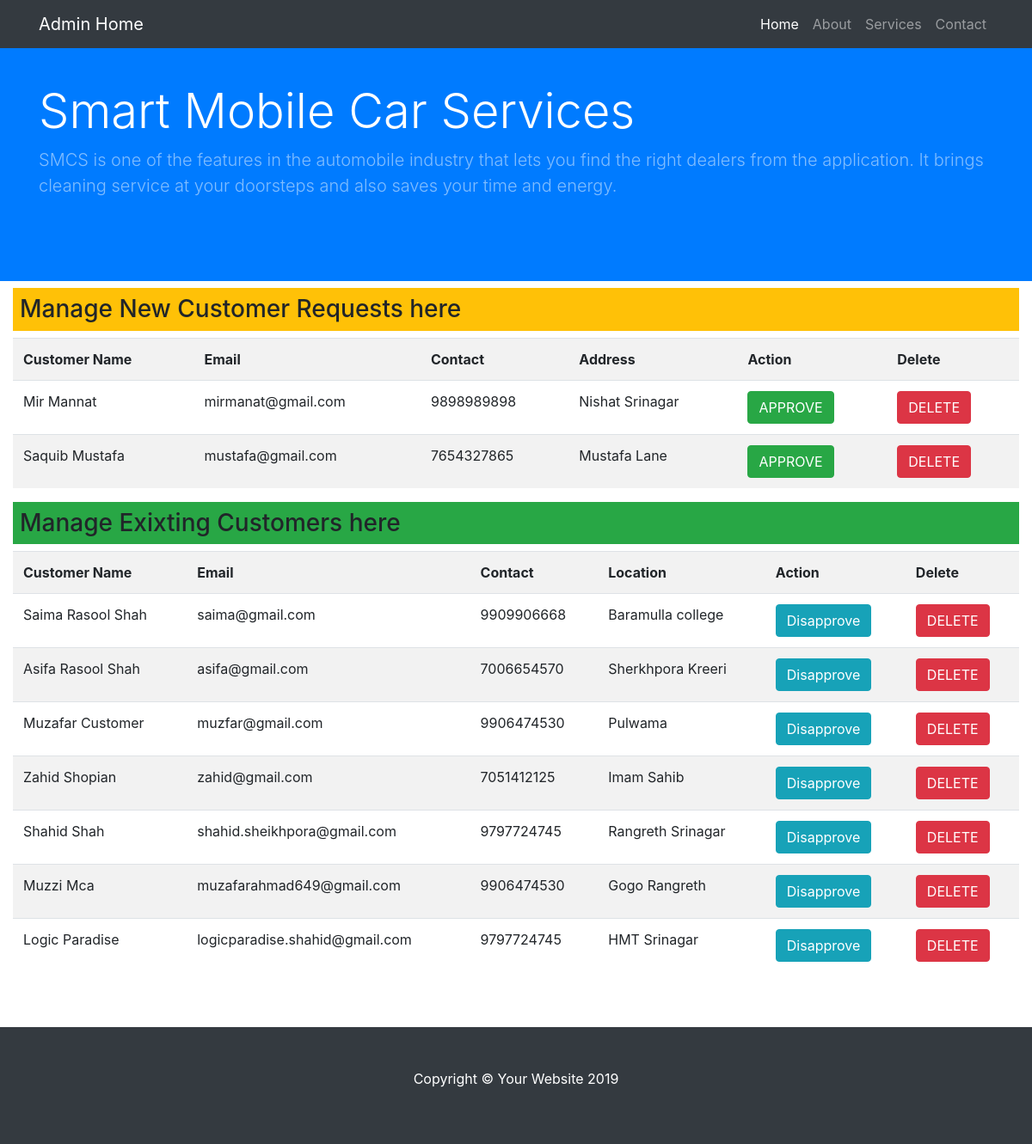
The page /admin/CustomerManagement.php (signed in) on the database its author committed.
### tables this page shows
CREATE TABLE `customerlogin` (
  `id` int(8) NOT NULL,
  `firstname` varchar(30) NOT NULL,
  `lastname` varchar(30) NOT NULL,
  `phone` varchar(13) NOT NULL,
  `email` varchar(40) NOT NULL,
  `address` varchar(60) NOT NULL,
  `password` varchar(40) NOT NULL,
  `status` int(2) NOT NULL DEFAULT '0'
);

### admin/CustomerManagement.php (the view, shortened to what this page needs)
<?php
include("..\connection.php");
if(isset($_SESSION['admin_id']))
{
?>
<!DOCTYPE html>
<html lang="en">
<head>
  <link rel="stylesheet" href="css/bootstrap.css">
</head>
<body>
  <nav class="navbar navbar-expand-lg navbar-dark bg-dark fixed-top">
    <div class="container">
      <a class="navbar-brand" href="admin.php">Admin Home </a>
      <div class="collapse navbar-collapse" id="mynavbar">
        <ul class="navbar-nav" style="margin-left:auto">
          <li class=" active">
            <a class="nav-link" href="../index.php">Home
            </a>
          </li>
          <li >
            <a class="nav-link" href="../about.php">About</a>
          </li>
          <li>
            <a class="nav-link" href="../services.php">Services</a>
          </li>
          <li>
            <a class="nav-link" href="../contact.php">Contact</a>
          </li>
        </ul>
      </div>
    </div>
  </nav>
  <header class="bg-primary py-5 mb-2">
    <div class="container ">
      <div class="row">
        <div class="col-lg-12 col-xs-hidden">
          <h1 class="display-4 text-white mt-5" >Smart Mobile Car Services</h1>
          <p class="lead mb-5 text-white-50">   SMCS is one of the features in the automobile industry that lets you find the right dealers
											 from the application.	It brings cleaning service at your doorsteps and also saves your time and energy.</p>
        </div>
      </div>
    </div>
  </header>
 <div class="container-fluid">
 <div class="row">
      <div class="col-lg-12 mb-5">
	   <div  class="table-responsive">
        <h3 class="bg-warning p-2">Manage New Customer Requests here</h3>
		<?php
		  $result=mysqli_query($con, "SELECT * FROM customerlogin WHERE status='0'");
		  $rowcount=mysqli_num_rows($result);
			if($rowcount==true)
			{
				echo "<table class='table table-striped table-hover'>";
						echo "<tr>";
							echo "<th> Customer Name</th>";
							echo "<th> Email</th>";
							echo "<th> Contact</th>";
							echo "<th> Address</th>";
							echo "<th> Action</th>";
							echo "<th> Delete</th>";
						echo "</tr>";
					while($row=mysqli_fetch_array($result))
					{
						echo "<tr>";
							echo "<td>".$row['firstname']." ".$row['lastname']."</td>";
							echo "<td>".$row['email']."</td>";
							echo "<td>".$row['phone']."</td>";
							echo "<td>".$row['address']."</td>";
							?>
							 <td> <a class="btn btn-success" name="approve" href="CustomerManagement.php?app=<?php echo $row['id']; ?> "> APPROVE</a> </td>
							 <td> <a class="btn btn-danger" name="delete" href="CustomerManagement.php?del=<?php echo $row['id']; ?> "> DELETE</a> </td>
							 <?php
						echo "</tr>";
					}
				echo "</table>";
			}
			else { echo "<div class='alert alert-info'> No Pending Requests Yet..!</div>"; }
		?>
		</div>
		<div class="table-responsive">
        <h3 class="bg-success p-2">Manage Exixting Customers here</h3>
		<?php
		  $result=mysqli_query($con, "SELECT * FROM customerlogin WHERE status='1'");
		  $rowcount=mysqli_num_rows($result);
			if($rowcount==true)
			{
				echo "<table class='table table-striped table-hover '>";
						echo "<tr>";
							echo "<th> Customer Name</th>";
							echo "<th> Email</th>";
							echo "<th> Contact</th>";
							echo "<th> Location</th>";
							echo "<th> Action</th>";
							echo "<th> Delete</th>";
						echo "</tr>";
					while($row=mysqli_fetch_array($result))
					{
						echo "<tr>";
							echo "<td>".$row['firstname']." ".$row['lastname']."</td>";
							echo "<td>".$row['email']."</td>";
							echo "<td>".$row['phone']."</td>";
							echo "<td>".$row['address']."</td>";
							?>
							 <td> <a class="btn btn-info" name="disApprove" href="CustomerManagement.php?dapp=<?php echo $row['id']; ?> "> Disapprove</a> </td>
							 <td> <a class="btn btn-danger" name="delete" href="CustomerManagement.php?del=<?php echo $row['id']; ?> "> DELETE</a> </td>
							 <?php
						echo "</tr>";
					}
				echo "</table>";
			}
			else { echo "<div class='alert alert-info'> No Registered Customers Yet..!</div>"; }
		?>
		</div>
      </div>
    </div>
	</div>
  <footer class="py-5 bg-dark">
    <div class="container">
      <p class="text-center text-white">Copyright &copy; Your Website 2019</p>
    </div>
  </footer>
</body>
</html>
<?php
}
else
{
	header("location:admin.php"); exit;
}
?>

### rows shown on the page
customerlogin: firstname "Mir", lastname "Mannat", email "mirmanat@gmail.com", phone "9898989898", address "Nishat Srinagar"
customerlogin: firstname "Saquib", lastname "Mustafa", email "mustafa@gmail.com", phone "7654327865", address "Mustafa Lane"
customerlogin: firstname "Saima", lastname "Rasool Shah", email "saima@gmail.com", phone "9909906668", address "Baramulla college"
customerlogin: firstname "Asifa", lastname "Rasool Shah", email "asifa@gmail.com", phone "7006654570", address "Sherkhpora Kreeri"
customerlogin: firstname "Muzafar", lastname "Customer", email "muzfar@gmail.com", phone "9906474530", address "Pulwama"
customerlogin: firstname "Zahid", lastname "Shopian", email "zahid@gmail.com", phone "7051412125", address "Imam Sahib"
customerlogin: firstname "Shahid", lastname "Shah", email "shahid.sheikhpora@gmail.com", phone "9797724745", address "Rangreth Srinagar"
customerlogin: firstname "Muzzi", lastname "Mca", email "muzafarahmad649@gmail.com", phone "9906474530", address "Gogo Rangreth"
customerlogin: firstname "Logic", lastname "Paradise", email "logicparadise.shahid@gmail.com", phone "9797724745", address "HMT Srinagar"
